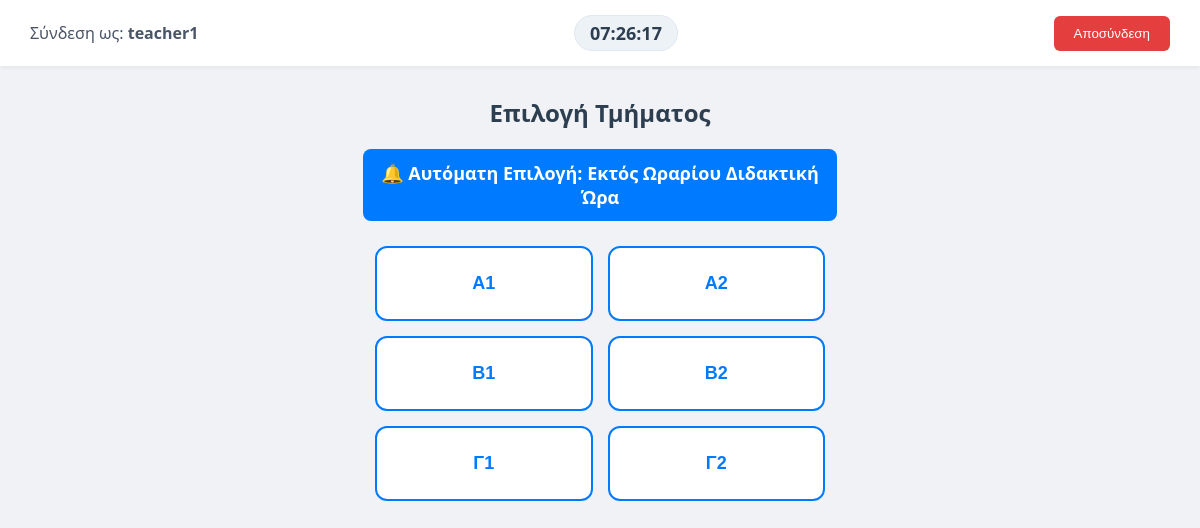
The page /dashboard (signed in) on the database as committed earlier.
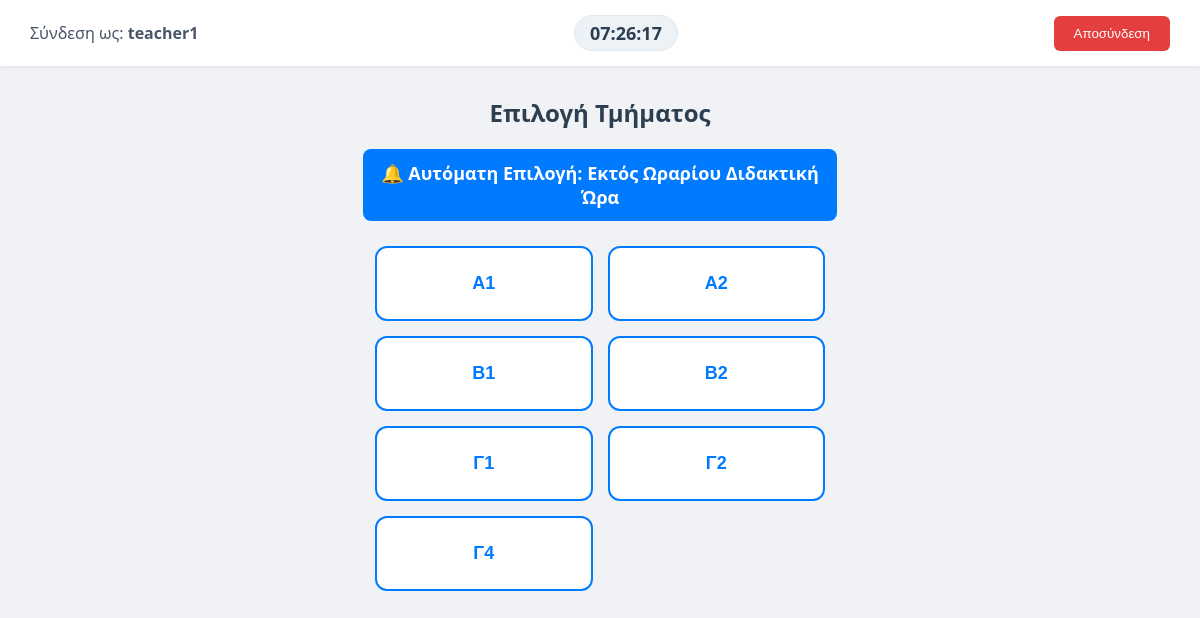
The same page on the database as committed later.
### tables this page shows
CREATE TABLE classes (
        id INTEGER PRIMARY KEY AUTOINCREMENT,
        name TEXT UNIQUE NOT NULL
    );

### server.py (the view, shortened to what this page needs)
@app.route('/dashboard')
def dashboard():
    if 'username' not in session:
        return redirect(url_for('show_login'))
    auto_hour = get_current_school_hour()
    current_user = session.get('username')
    conn = get_db_connection()
    classes = conn.execute('SELECT * FROM classes').fetchall()
    submitted_classes = []
    has_submitted = False
    conn.close()
    return render_template(
        'dashboard.html',
        username=current_user,
        classes=classes,
        locked=LOCKED_CLASSES,
        auto_hour=auto_hour,
        submitted_classes=submitted_classes,
        has_submitted=has_submitted
    )

### server.py (called while the page is built)
def get_db_connection():
    conn = sqlite3.connect('database.db', timeout=20)
    conn.row_factory = sqlite3.Row
    return conn

### templates/dashboard.html (shortened to what this page needs)
<!DOCTYPE html>
<html lang="el">
<head>
</head>
<body>
    <div class="navbar">
        <div class="user-info">Σύνδεση ως: <b>{{ username }}</b></div>
        <div class="live-clock" id="nav-clock">00:00:00</div>
<a href="/logout" style="text-decoration: none;">
    <button type="button" style="background-color: #e53e3e; color: white; padding: 10px 20px; border: none; border-radius: 6px; cursor: pointer;">
        Αποσύνδεση
    </button>
</a>    </div>
    <div class="main-container">
        <h2>Επιλογή Τμήματος</h2>
        {% if auto_hour != "MANUAL" %}
            <div class="auto-hour-banner">
                🔔 Αυτόματη Επιλογή: {{ auto_hour }} Διδακτική Ώρα
            </div>
        {% endif %}
        <div class="grid">
            {% for c in classes %}
    {% set is_already_submitted = (c.name in submitted_classes) %}
    {% set is_breaktime = (auto_hour == "Διάλειμμα") %}
    <button
        id="btn-{{ c.name }}"
        class="class-btn"
        onclick="selectClass('{{ c.name }}', {{ 'true' if locked.get(c.name) and locked.get(c.name) != username else 'false' }})"
    >
        {% if is_breaktime %}
            {{ c.name }} (Διάλειμμα)
        {% elif is_already_submitted %}
            {{ c.name }} (Έχει γίνει καταχώριση για αυτήν την ώρα)
        {% elif has_submitted %}
            {{ c.name }} (Μη διαθέσιμο - Ολοκληρώθηκε η υποβολή σας)
        {% else %}
            {{ c.name }} {% if is_my_current_class %} (Ενεργό) {% endif %}
        {% endif %}
    </button>
{% endfor %}
        </div>
    </div>
</body>
</html>

### templates/dashboard.html (style rules this page uses)
body { font-family: 'Segoe UI', Tahoma, Geneva, Verdana, sans-serif; text-align: center; margin: 0; padding: 0; background-color: #f0f2f5; color: #333; }
.navbar { background-color: #fff; padding: 15px 30px; display: flex; justify-content: space-between; align-items: center; box-shadow: 0 2px 4px rgba(0,0,0,0.05); }
.user-info { font-size: 16px; color: #4a5568; }
.live-clock { font-size: 18px; font-weight: bold; color: #2c3e50; background-color: #edf2f7; padding: 5px 15px; border-radius: 20px; border: 1px solid #e2e8f0; }
.main-container { padding: 30px 20px; }
h2 { color: #2c3e50; margin-top: 0; }
.auto-hour-banner { background-color: #007bff; color: white; padding: 12px; max-width: 450px; margin: 15px auto; border-radius: 8px; font-size: 18px; font-weight: bold; }
.grid { display: grid; grid-template-columns: repeat(2, 1fr); max-width: 450px; margin: 25px auto; gap: 15px; }
.class-btn { padding: 25px; font-size: 18px; font-weight: bold; background-color: #fff; border: 2px solid #007bff; color: #007bff; border-radius: 12px; cursor: pointer; transition: all 0.2s ease; }

Rows that differ between the two databases and show on the page:
added classes: name "Γ4"
